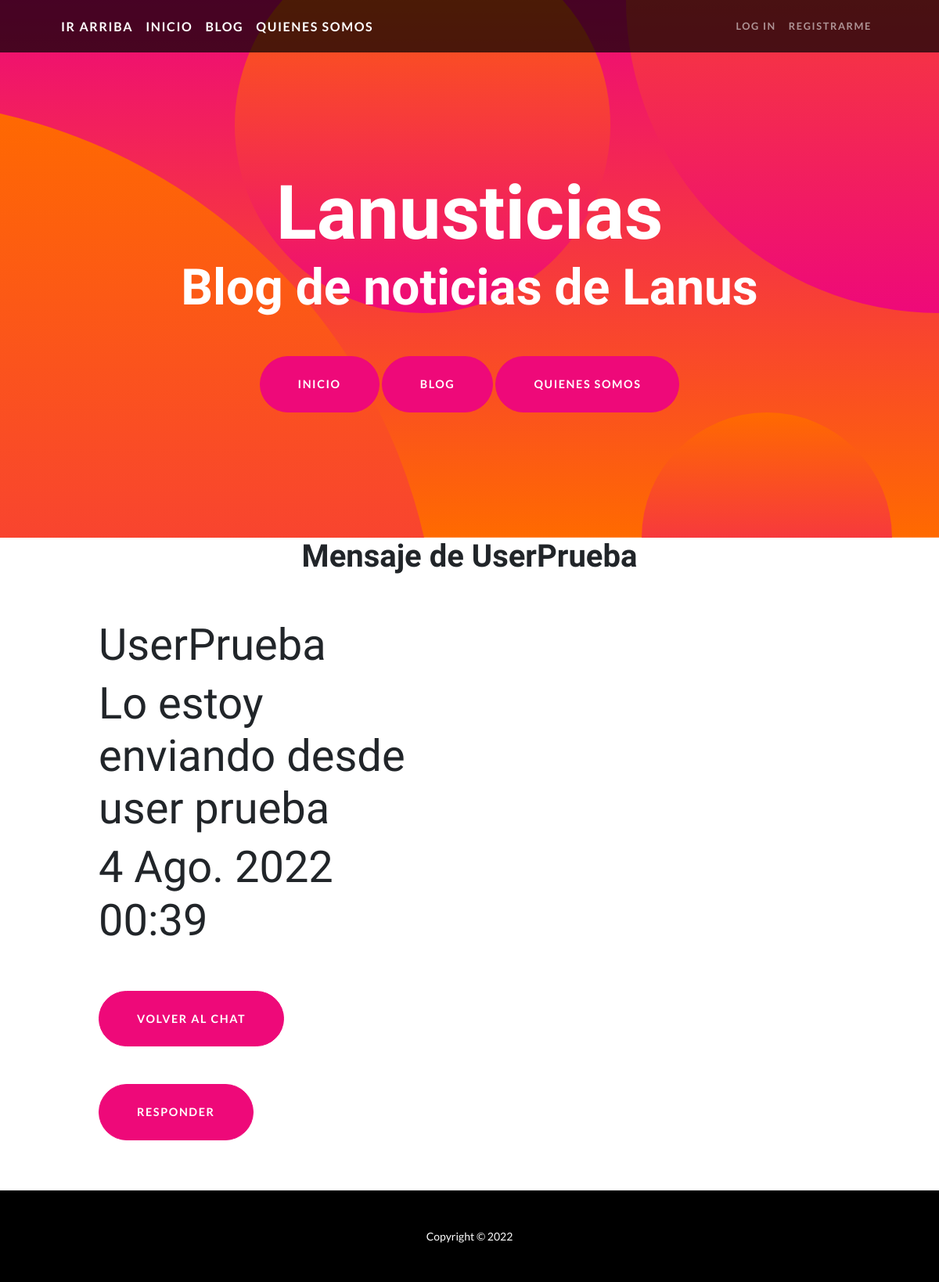
The app's page /mensajes/5 with its own data.
### Chat/models.py (models this page shows, shortened)
class Mensaje(models.Model):
    cuerpo=models.CharField(max_length=300)
    emisor = models.ForeignKey(User, on_delete=models.CASCADE, related_name='Emisor')
    receptor = models.ForeignKey(User, on_delete=models.CASCADE, related_name='Receptor')
    enviado = models.DateTimeField(auto_now_add=True)
    leido=models.BooleanField(default=False)
    class Meta:
        ordering = ['-enviado']

### Chat/views.py (the view)
# urls.py: path('mensajes/<id>', mensajes, name='mensajes'),
def mensajes(request,id):
    mensaje=Mensaje.objects.get(id=id)
    emisor_id=mensaje.emisor.id
    cuerpo=mensaje.cuerpo
    hora=mensaje.enviado
    nombre=mensaje.emisor
    return render (request, 'mensajes.html', {'id': id, 'emisor_id':emisor_id, 'cuerpo': cuerpo, 'hora':hora, 'nombre': nombre})

### templates/mensajes.html (shortened to what this page needs)
{% extends 'index.html' %}
{% block contenido_que_cambia %}
<h1 style='text-align:center'>Mensaje de {{nombre}}</h1>
<section id="scroll">
    <div class="container px-5">
        <div class="row gx-5 align-items-center">
            <div class="col-lg-6 order-lg-1">
                <div class="p-5">
                    <h1 class="display-4">{{nombre}}</h1>
                    <h2 class="display-4">{{cuerpo}}</h2>
                    <h4 class="display-4">{{hora}}</h4>
                    <a class="btn btn-primary btn-xl rounded-pill mt-5" href="{% url 'chat' %}">Volver al Chat</a>
                    <a class="btn btn-primary btn-xl rounded-pill mt-5" href="{% url 'mandar_mensaje' %}">Responder</a>
                </div>
            </div>
        </div>
    </div>
</section>
{% endblock %}

### records on screen
Mensaje: cuerpo "Lo estoy enviando desde user prueba", enviado "4 Ago. 2022 00:39"

### other values on screen
{{ nombre }} "UserPrueba"
